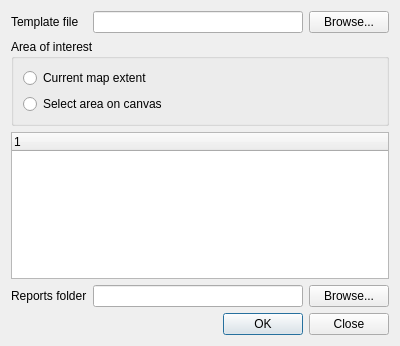
<?xml version="1.0" encoding="UTF-8"?>
<ui version="4.0">
 <class>Dialog</class>
 <widget class="QDialog" name="Dialog">
  <property name="geometry">
   <rect>
    <x>0</x>
    <y>0</y>
    <width>400</width>
    <height>346</height>
   </rect>
  </property>
  <property name="windowTitle">
   <string>Simple reports</string>
  </property>
  <layout class="QGridLayout" name="gridLayout">
   <item row="2" column="0" colspan="3">
    <widget class="QTreeWidget" name="lstLayers"/>
   </item>
   <item row="0" column="1">
    <widget class="QLineEdit" name="leTemplate"/>
   </item>
   <item row="3" column="1">
    <widget class="QLineEdit" name="leReportsDir"/>
   </item>
   <item row="0" column="0">
    <widget class="QLabel" name="label">
     <property name="text">
      <string>Template file</string>
     </property>
    </widget>
   </item>
   <item row="1" column="0" colspan="3">
    <widget class="QGroupBox" name="groupBox">
     <property name="title">
      <string>Area of interest</string>
     </property>
     <layout class="QVBoxLayout" name="verticalLayout">
      <item>
       <widget class="QRadioButton" name="rbExtentCanvas">
        <property name="text">
         <string>Current map extent</string>
        </property>
       </widget>
      </item>
      <item>
       <widget class="QRadioButton" name="rbExtentUser">
        <property name="text">
         <string>Select area on canvas</string>
        </property>
       </widget>
      </item>
     </layout>
    </widget>
   </item>
   <item row="0" column="2">
    <widget class="QPushButton" name="btnSelectTemplate">
     <property name="text">
      <string>Browse...</string>
     </property>
    </widget>
   </item>
   <item row="3" column="2">
    <widget class="QPushButton" name="btnSelectOutput">
     <property name="text">
      <string>Browse...</string>
     </property>
    </widget>
   </item>
   <item row="3" column="0">
    <widget class="QLabel" name="label_2">
     <property name="text">
      <string>Reports folder</string>
     </property>
    </widget>
   </item>
   <item row="4" column="0" colspan="3">
    <widget class="QDialogButtonBox" name="buttonBox">
     <property name="orientation">
      <enum>Qt::Horizontal</enum>
     </property>
     <property name="standardButtons">
      <set>QDialogButtonBox::Close|QDialogButtonBox::Ok</set>
     </property>
    </widget>
   </item>
  </layout>
 </widget>
 <resources/>
 <connections>
  <connection>
   <sender>buttonBox</sender>
   <signal>accepted()</signal>
   <receiver>Dialog</receiver>
   <slot>accept()</slot>
   <hints>
    <hint type="sourcelabel">
     <x>248</x>
     <y>254</y>
    </hint>
    <hint type="destinationlabel">
     <x>157</x>
     <y>274</y>
    </hint>
   </hints>
  </connection>
  <connection>
   <sender>buttonBox</sender>
   <signal>rejected()</signal>
   <receiver>Dialog</receiver>
   <slot>reject()</slot>
   <hints>
    <hint type="sourcelabel">
     <x>316</x>
     <y>260</y>
    </hint>
    <hint type="destinationlabel">
     <x>286</x>
     <y>274</y>
    </hint>
   </hints>
  </connection>
 </connections>
</ui>
